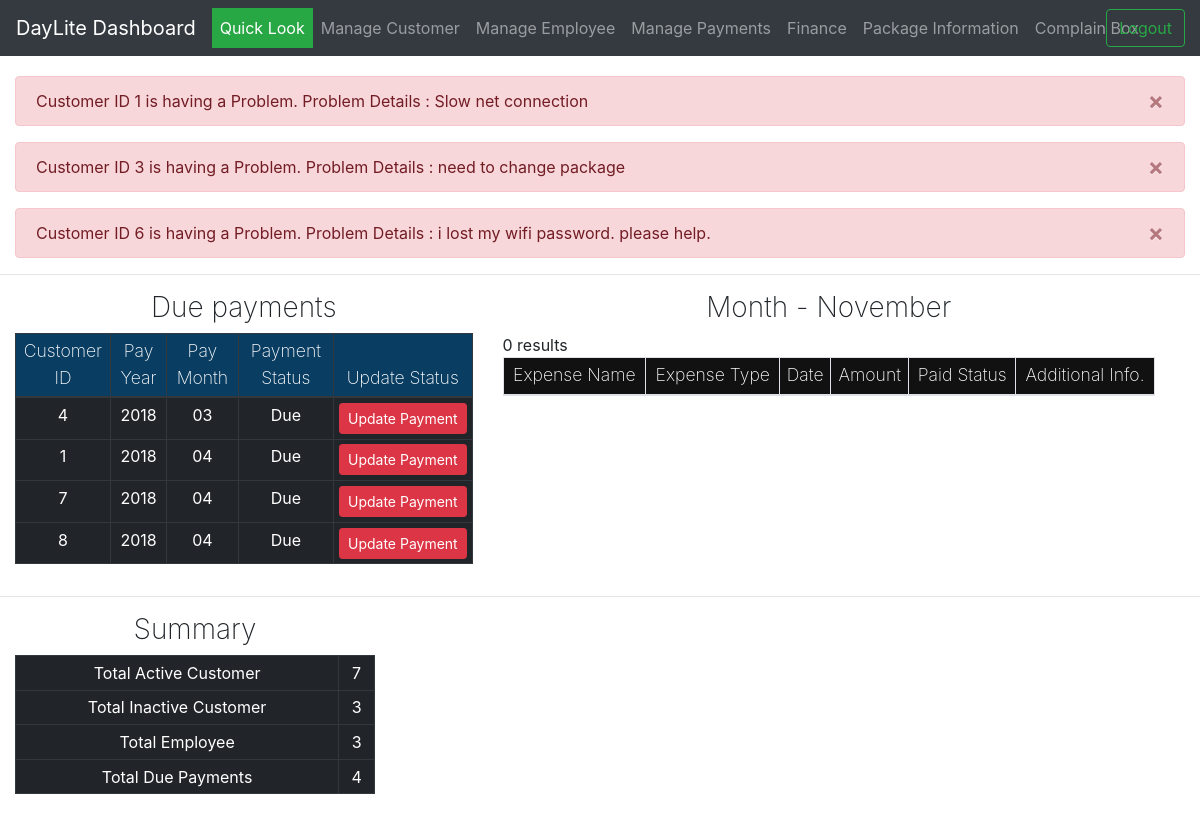
Page /page/quick_look.php (signed in) on the committed database.
### tables this page shows
CREATE TABLE `customer_complain_table` (
  `customer_id` int(11) NOT NULL,
  `customer_complain_number` int(11) NOT NULL,
  `customer_complain_info` text NOT NULL,
  `customer_complain_status` text NOT NULL
);

CREATE TABLE `customer_payments` (
  `payment_id` int(11) NOT NULL,
  `customer_id` int(11) NOT NULL,
  `pay_month` text NOT NULL,
  `pay_year` text NOT NULL,
  `payment_status` text
);

### page/quick_look.php (the view, shortened to what this page needs)
<!DOCTYPE html>
<html lang="en">
<head>
    <link rel="stylesheet" href="https://maxcdn.bootstrapcdn.com/bootstrap/4.0.0/css/bootstrap.min.css">
    <link rel="stylesheet" type="text/css" href="../css/page_css/quick_look.css">
</head>
<body>
    <div id="full-page">
        <section>
            <nav class="navbar navbar-expand-lg navbar-dark bg-dark">
                <a id="logo" class="navbar-brand" href="#">DayLite Dashboard</a>
                <div class="collapse navbar-collapse" id="navbarNav">
                    <ul class="navbar-nav">
                        <li class="nav-item active" id="dash-board">
                            <a class="nav-link" href="quick_look.php">Quick Look <span class="sr-only">(current)</span></a>
                        </li>
                        <li class="nav-item" id="Manage-Customer">
                            <a class="nav-link" href="manage_customer.php">Manage Customer</a>
                        </li>
                        <li class="nav-item">
                            <a class="nav-link" href="employeeList.php">Manage Employee</a>
                        </li>
                        <li class="nav-item">
                            <a class="nav-link" href="customer_payments.php">Manage Payments</a>
                        </li>
                        <li class="nav-item">
                            <a class="nav-link" href="finance.php">Finance</a>
                        </li>
                        <li class="nav-item">
                            <a class="nav-link" href="package_information.php">Package Information</a>
                        </li>
                        <li class="nav-item">
                            <a class="nav-link" href="complain_box.php">Complain Box</a>
                        </li>
                    </ul>
                    <form class="form-inline" action="../backend/logout_process.php">
                        <button id="logout-btn" class="btn btn-outline-success" type="submit">Logout</button>
                    </form>
                </div>
            </nav>
        </section>
        <section id="main-content">
            <div id="unsolved-complain" class="container-fluid">
                <?php
                    include "../backend/dbConnection.php";
                    $sql = "SELECT * FROM customer_complain_table WHERE customer_complain_status='unsolved' ";
                    $result = mysqli_query($link, $sql);
                    if (mysqli_num_rows($result) > 0) {
                        while($row = mysqli_fetch_assoc($result) ) {
                            echo "
                            <div id='todaybookalert' class='alert alert-danger alert-dismissible fade show' role='alert'>
                                Customer ID ".$row['customer_id']." is having a Problem. Problem Details : ".$row['customer_complain_info']."
                                <button type='button' class='close' data-dismiss='alert' aria-label='Close'>
                                    <span aria-hidden='true'>&times;</span>
                                </button>
                            </div>
                            ";
                        }
                    }
                ?>
            </div>
            <hr>
            <div class="row container-fluid">
                <div class="col-5">
                    <div id='monthname'>
                        <h3> Due payments </h3>
                    </div>
                    <table class="table table-sm table-bordered table-hover table-dark">
                        <thead>
                            <tr>
                                <th scope="col" class="table-header">Customer ID</th>
                                <th scope="col" class="table-header">Pay Year</th>
                                <th scope="col" class="table-header">Pay Month</th>
                                <th scope="col" class="table-header">Payment Status</th>
                                <th scope="col" class="table-header">Update Status</th>
                            </tr>
                        </thead>
                        <tbody>
                            <?php
                                include "../backend/dbConnection.php";
                                if (isset($_GET['filtered_search_btn']))
                                {
                                    $status = $_GET['_payment_type'];
                                    $pay_year = $_GET['_year'];
                                    $pay_month = $_GET['_month'];
                                    if($pay_year == 'noValue' OR $pay_month == 'noValue')
                                    {
                                        $message = "Select Year and Month Correctly.";
                                        echo "<script type='text/javascript'>alert('$message');</script>";
                                        $sql = "SELECT * FROM customer_payments WHERE payment_status='Due' ";
                                    }
                                    else
                                    {
                                        $sql = "SELECT * FROM customer_payments WHERE pay_month='$pay_month' AND pay_year='$pay_year' AND payment_status='$status' ";
                                        echo $sql;
                                    }
                                }
                                else
                                {
                                     $sql = "SELECT * FROM customer_payments WHERE payment_status='Due' ";
                                }
                                $result = mysqli_query($link, $sql);
                                if (mysqli_num_rows($result) > 0) {
                                    while( $row = mysqli_fetch_assoc($result) ) {
                                        if($row['payment_status'] == 'Due')
                                        echo "
                                            <tr>
                                                <td class='thisbtn'> ".$row['customer_id']." </td>
                                                <td class='thisbtn'> ".$row['pay_year']." </td>
                                                <td class='thisbtn'> ".$row['pay_month']." </td>
                                                <td class='thisbtn'> ".$row['payment_status']." </td>
                                                <td class='thisbtn'> <a class='btn btn-danger btn-sm' href=\"../backend/update_customer_payment_data2.php?id=$row[customer_id]&year=$row[pay_year]&month=$row[pay_month]\" onClick=\"return confirm('Are you sure This customer Paid?')\" >Update Payment</a> </td>
                                            </tr>
                                            ";
                                    }
                                } else {
                                    echo "
                                    <tr>
                                        <td> 0 results </td>
                                    </tr>
                                    ";
                                }
                            ?>
                        </tbody>
                    </table>
                </div>
                <div class="col-7">
                    <?php
                        $now = new \DateTime('now');
                        $month = $now->format('m');
                        if($month=="11") $month_name = "November";
                        echo "
                            <div id='monthname'>
                                <h3> Month - ".$month_name." </h3>
                            </div>
                        ";
                    ?>
                    <table class="table table-sm table-bordered table-hover">
                        <thead>
                            <tr>
                            <th scope="col" class="table-header1">Expense Name</th>
                            <th scope="col" class="table-header1">Expense Type</th>
                            <th scope="col" class="table-header1">Date</th>
                            <th scope="col" id class="table-header1">Amount</th>
                            <th scope="col" id class="table-header1">Paid Status</th>
                            <th scope="col" id class="table-header1">Additional Info.</th>
                            </tr>
                        </thead>
                    </table>
                </div>
            </div>
            <hr>
            <div id="" class="container-fluid row">
                <div class="col-4" id="summary">
                    <div id='monthname'>
                        <h3>Summary</h3>
                    </div>
                        <?php
                            include "../backend/dbConnection.php";
                            $sql = "SELECT * FROM customer_package_info_table WHERE customer_status='active' ";
                            if ($result = $link->query($sql)) {
                                $active_customer = $result->num_rows;
                            }
                            $sql = "SELECT * FROM customer_package_info_table WHERE customer_status='inactive' ";
                            if ($result = $link->query($sql)) {
                                $inactive_customer = $result->num_rows;
                            }
                            $sql = "SELECT * FROM employee_table WHERE emp_status='active' ";
                            if ($result = $link->query($sql)) {
                                $active_emp = $result->num_rows;
                            }
                            $sql = "SELECT * FROM customer_payments WHERE payment_status='Due' ";
                            if ($result = $link->query($sql)) {
                                $due_payments = $result->num_rows;
                            }
                        ?>
                    <table class="table table-dark table-sm table-bordered table-hover">
                        <tr>
                            <td class='thisbtn'>Total Active Customer</td>
                            <td class='thisbtn'> <?php echo $active_customer ?> </td>
                        </tr>
                        <tr>
                            <td class='thisbtn'>Total Inactive Customer</td>
                            <td class='thisbtn'> <?php echo $inactive_customer ?> </td>
                        </tr>
                        <tr>
                            <td class='thisbtn'>Total Employee</td>
                            <td class='thisbtn'> <?php echo $active_emp ?> </td>
                        </tr>
                        <tr>
                            <td class='thisbtn'>Total Due Payments</td>
                            <td class='thisbtn'> <?php echo $due_payments ?> </td>
                        </tr>
                    </table>
                </div>
            </div>
            <div class="row container-fluid">
                <div class="col-6" id="piechart" style="width: 700px; height: 500px;"></div>
                <div class="col-6" id="packageChart" style="width: 700px; height: 500px;"></div>
            </div>
        </section>
    </div>
</body>
</html>

### css/page_css/quick_look.css (style rules this page uses)
#navbarNav li { transition: background-color 0.9s, border-color 0.9s; }
#logout-btn { position: absolute; right: 15px; }
#dash-board { background-color: #28a745; }
#unsolved-complain { margin-top: 20px; }
.thisbtn { text-align: center; }
.table-header { text-align: center; background-color: #0a3d62; font-weight: 200; font-size: 110%; color: white; }
.table-header1 { text-align: center; background-color: #111; font-weight: 200; font-size: 110%; color: white; }
#monthname h3 { text-align: center; font-weight: 200; }

### rows in the picture
customer_complain_table: customer "1", customer_complain_info "Slow net connection"
customer_complain_table: customer "3", customer_complain_info "need to change package"
customer_complain_table: customer "6", customer_complain_info "i lost my wifi password. please help."
customer_payments: customer "4", pay_year "2018", pay_month "03", payment_status "Due"
customer_payments: customer "1", pay_year "2018", pay_month "04", payment_status "Due"
customer_payments: customer "7", pay_year "2018", pay_month "04", payment_status "Due"
customer_payments: customer "8", pay_year "2018", pay_month "04", payment_status "Due"

### other values in the picture
$month_name "November"
$active_customer "7"
$inactive_customer "3"
$active_emp "3"
$due_payments "4"
